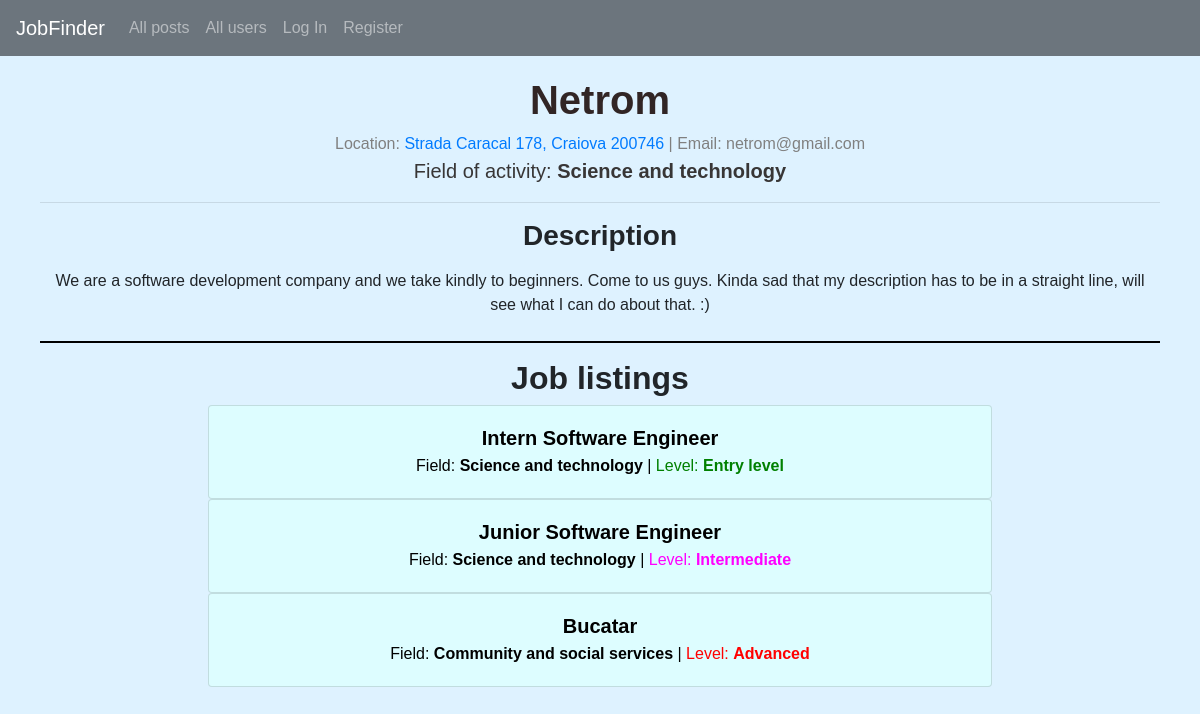
Page /profile/Netrom on the earlier database version.
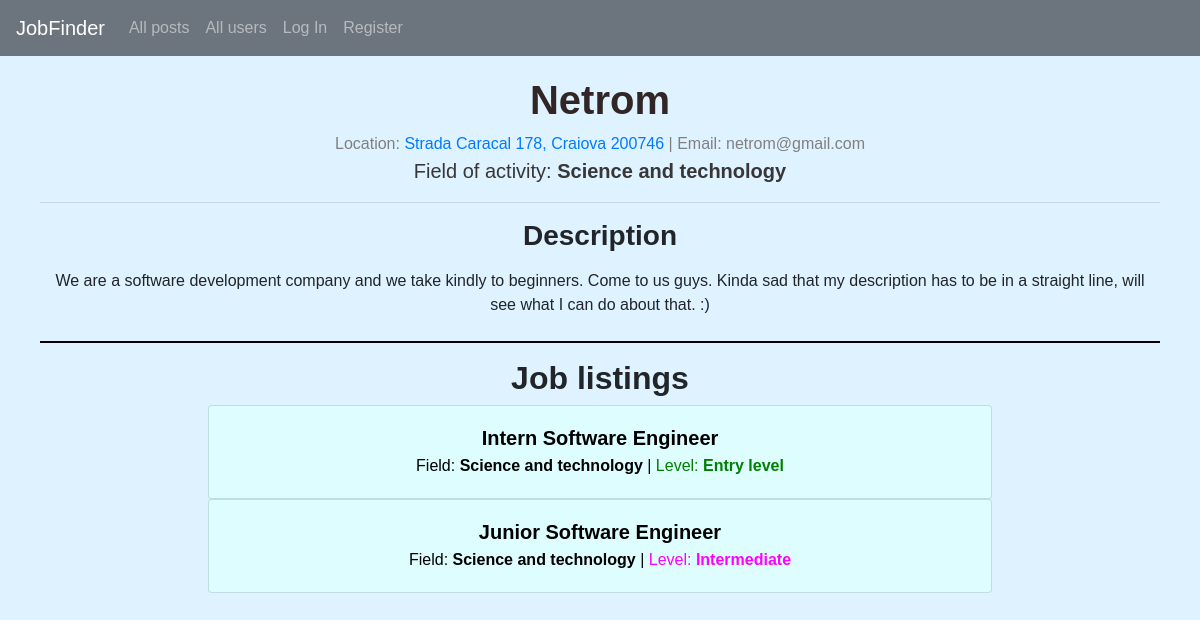
Same page on the later database version.
### JobFinderApp/models.py (models this page shows, shortened)
class Job(models.Model):
    user = models.ForeignKey(User, on_delete=models.CASCADE, related_name="job_posts")
    applicants = models.ManyToManyField(User, related_name="applications", blank=True)
    accepted = models.ManyToManyField(User, related_name="accepted", blank=True)
    title = models.CharField(max_length=50)
    level = models.CharField(max_length=50)
    color = models.CharField(max_length=50, blank=True, null=True)
    description = models.TextField(max_length=2000)
    requirements = models.TextField(max_length=1500)
    compensation = models.TextField(max_length=1500, default="None")
    field = models.CharField(max_length=500, blank=True, null=True)
    class Meta:
        ordering = ['-id']

### JobFinderApp/views.py (the view)
# urls.py: path("profile/<username>", views.profile, name="profile"),
def profile(request, username):
    return render(request, "JobFinderApp/profile.html", {
        "person": User.objects.get(username = username)
    })

### JobFinderApp/templates/JobFinderApp/profile.html (shortened to what the changed rows need)
{% extends "JobFinderApp/layout.html" %}
{% block body %}
    {% if not person.is_company %}
        <div class="container-fluid" style="padding: 20px 40px; text-align: center;">
            <h1 style="color:rgb(49, 37, 37); margin-bottom: 0px;"><strong>{{ person.first_name }} {{ person.last_name }}</strong></h1>
            <div style="color: grey;">
                Born on: {{ person.birth_date }} | Email: {{ person.email }}
                {% if person.field %}
                    <div style="font-size: 20px; color: rgb(56, 54, 54)">Field of activity: <strong>{{ person.field }}</strong></div>
                {% endif %}
                {% if request.user == person %}
                    <a href="{% url 'edit' user.username %}">Edit profile</a>
                {% endif %}
            </div>
            <hr>
            {% if person.description %}
                <div class="mt-3">
                    <h3><strong>Description</strong></h3>
                    <div class="p-2">
                        {{ person.description }}
                    </div>
                </div>
                <hr style="border-color: black; border-width: 2px;">
            {% endif %}
            <h4><strong>Job experience</strong></h4>
            <div class="row m-1">
                {% for job in person.jobs.all %}
                    <div class="card post col-6">
                        <div class="card-body pb-1">
                            <h5 class="card-title mb-0">{{ job.position }} at {{ job.company_name }}</h5>
                            <span style="color: grey;">From {{ job.start_date }} to {{ job.end_date }}</span>
                            <p class="mt-1">{{ job.description }}</p>
                        </div>
                    </div>
                {% empty %}
                    <div style="padding-left: 1%;">
                        Looks like this user hasn't added any past jobs yet!
                    </div>
                {% endfor %}
            </div>
            <hr style="border-color: rgb(196, 189, 189); border-width: 2px;">
            <h4><strong>Education</strong></h4>
            <div class="row m-1">
                {% for education in person.education.all %}
                    <div class="card post col-4">
                        <div class="card-body">
                            <h5 class="card-title mb-0">{{ education.institution }} - {{ education.level }}</h5>
                            <span style="color: grey;">From {{ education.start_date }} to {{ education.end_date }}</span>
                        </div>
                    </div>
                {% empty %}
                    <div style="padding-left: 1%;">
                        Looks like this user hasn't added any past education yet!
                    </div>
                {% endfor %}
            </div>
            <hr style="border-color: rgb(196, 189, 189); border-width: 2px;">
            <h4><strong>Languages</strong></h4>
            <div class="row m-1">
                {% for language in person.languages.all %}
                    <div class="col-4 card post">
                        <div class="card-body">
                            <h5 class="card-title mb-1">{{ language.language }} - Level: {{ language.level }}</h5>
                        </div>
                    </div>
                {% empty %}
                    <div style="padding-left: 1%;">
                        Looks like this user hasn't added any known languages yet!
                    </div>
                {% endfor %}
            </div>
            <hr style="border-color: rgb(196, 189, 189); border-width: 2px;">
            <h4><strong>Courses</strong></h4>
            <div class="row m-1">
            {% for course in person.courses.all %}
                <div class="col-4 card post">
                    <div class="card-body">
                        <h5 class="card-title mb-0">{{ course.name }} offered by {{ course.institution }}</h5>
                    </div>
                </div>
            {% empty %}
                <div style="padding-left: 1%;">
                    Looks like this user hasn't added any courses yet!
                </div>
            {% endfor %}
        </div>
    {% else %}
    <div class="container-fluid" style="padding: 10px 30px;">
        <div style="padding: 10px; text-align: center;">
            <h1 style="color:rgb(49, 37, 37);"><strong>{{ person.username }}</strong></h1>
            <div style="text-align: center;">
            <h2><strong>Job listings</strong></h2>
                {% for job in person.job_posts.all %}
                    <a href="{% url 'post' job.id %}" style="text-decoration: none; color: black;">
                        <div class="card post" style="width: 70%; margin-left: 15%;">
                            <div class="card-body">
                                <h5 class="card-title mb-0"><strong>{{ job.title }}</strong></h5>
                                <p class="mt-1 mb-0">Field: <strong>{{ job.field }}</strong> | <span style="color: {{ job.color }}">Level: <strong>{{ job.level }}</strong></span></p>
                            </div>
                        </div>
                    </a>
                {% empty %}
                    <div style="padding-left: 3%;">
                        Looks like this company does not have any active job listings!
                    </div>
                {% endfor %}
            </div>
        </div>
    </div>
    {% endif %}
{% endblock %}

Differences in the rows shown:
removed Job: title "Bucatar", field "Community and social services", level "Advanced"
